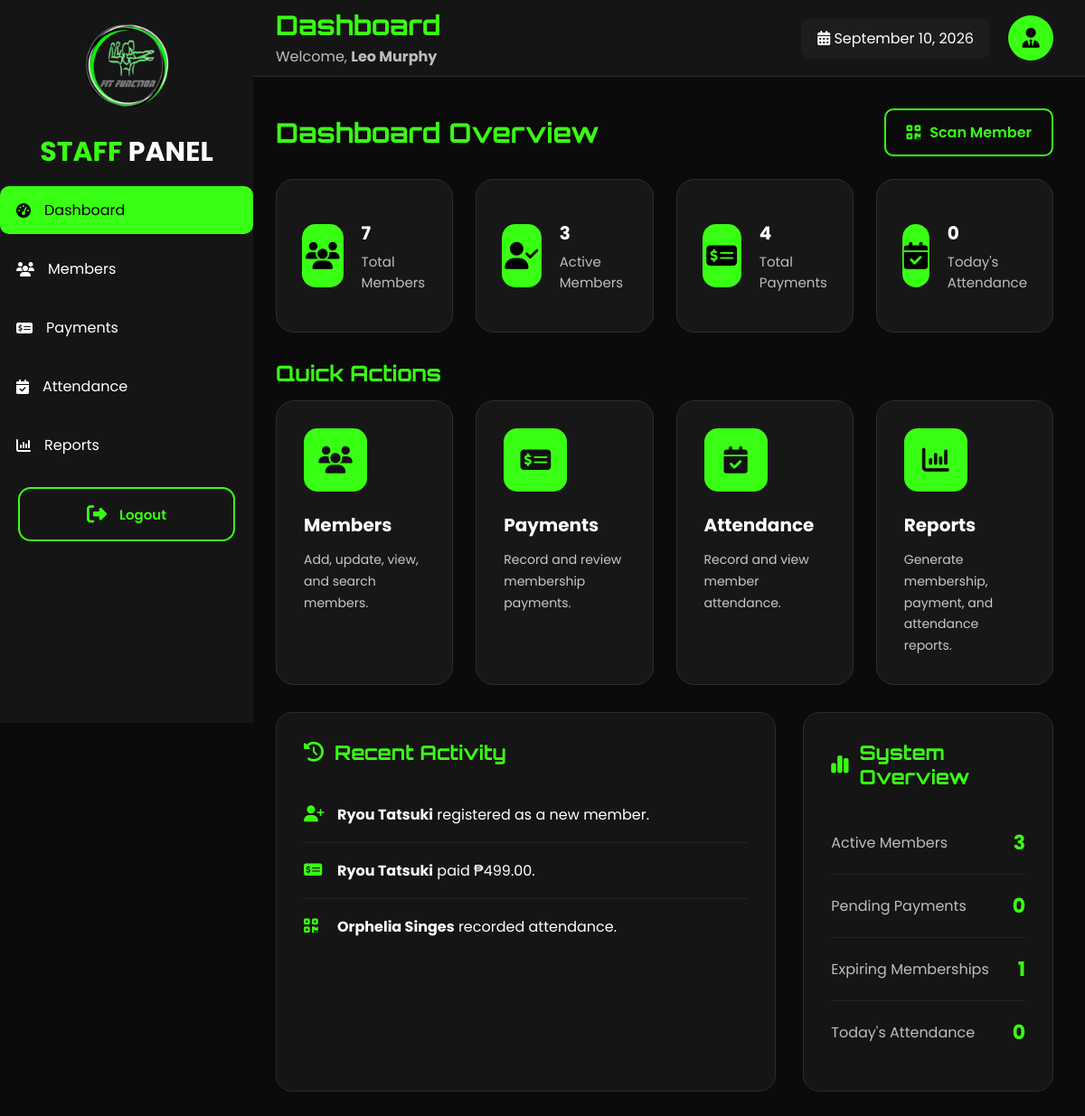
/staff_dashboard.php (signed in), run on the app's committed database.
### tables this page shows
CREATE TABLE `signup` (
  `id` int(100) NOT NULL,
  `first_name` varchar(100) NOT NULL,
  `middlename` varchar(100) DEFAULT NULL,
  `last_name` varchar(100) NOT NULL,
  `suffix` varchar(20) DEFAULT NULL,
  `email` varchar(150) NOT NULL,
  `contact_number` varchar(30) NOT NULL,
  `gender` enum('Male','Female','Rather not say') NOT NULL,
  `birthdate` date NOT NULL,
  `password` varchar(255) NOT NULL,
  `created_at` timestamp NOT NULL DEFAULT CURRENT_TIMESTAMP ON UPDATE CURRENT_TIMESTAMP,
  `verification_code` varchar(6) NOT NULL,
  `verification_expiry` datetime NOT NULL,
  `email_verified` tinyint(1) NOT NULL DEFAULT '0',
  `status` varchar(20) NOT NULL DEFAULT 'Pending',
  `address` varchar(255) DEFAULT NULL,
  `profile_picture` varchar(255) DEFAULT NULL
);

CREATE TABLE `payments` (
  `payment_id` int(11) NOT NULL,
  `member_id` int(11) NOT NULL,
  `plan_id` int(11) NOT NULL,
  `amount` decimal(10,2) NOT NULL,
  `payment_method` enum('Credit/Debit Card','GCash','Pay at the Counter') NOT NULL,
  `payment_status` enum('Pending','Approved','Declined') DEFAULT 'Pending',
  `transaction_reference` varchar(100) DEFAULT NULL,
  `proof_of_payment` varchar(255) DEFAULT NULL,
  `payment_date` timestamp NOT NULL DEFAULT CURRENT_TIMESTAMP
);

CREATE TABLE `attendance` (
  `attendance_id` int(11) NOT NULL,
  `member_id` int(11) NOT NULL,
  `check_in` datetime DEFAULT NULL,
  `check_out` datetime DEFAULT NULL,
  `attendance_date` date NOT NULL,
  `status` enum('Checked In','Checked Out') DEFAULT 'Checked In',
  `created_at` timestamp NOT NULL DEFAULT CURRENT_TIMESTAMP
);

### staff_dashboard.php (the view, shortened to what this page needs)
<?php
require_once("includes/staff_auth.php");
$memberQuery = mysqli_query($con,"
    SELECT COUNT(*) AS total
    FROM signup
");
$totalMembers =
mysqli_fetch_assoc($memberQuery)['total'];
$paymentQuery = mysqli_query($con,"
    SELECT COUNT(*) AS total
    FROM payments
");
$totalPayments =
mysqli_fetch_assoc($paymentQuery)['total'];
$attendanceQuery = mysqli_query($con,"
    SELECT COUNT(*) AS total
    FROM attendance
    WHERE attendance_date = CURDATE()
");
$totalAttendance =
mysqli_fetch_assoc($attendanceQuery)['total'];
$activeQuery = mysqli_query($con,"
    SELECT COUNT(*) AS total
    FROM membership
    WHERE status = 'Active'
");
$activeMembers =
mysqli_fetch_assoc($activeQuery)['total'];
$pendingPaymentQuery = mysqli_query($con,"
    SELECT COUNT(*) AS total
    FROM payments
    WHERE payment_status = 'Pending'
");
$pendingPayments =
mysqli_fetch_assoc($pendingPaymentQuery)['total'];
$expiringQuery = mysqli_query($con,"
    SELECT COUNT(*) AS total
    FROM membership
    WHERE status = 'Active'
    AND end_date BETWEEN CURDATE()
    AND DATE_ADD(CURDATE(), INTERVAL 7 DAY)
");
$expiringMemberships =
mysqli_fetch_assoc($expiringQuery)['total'];
$latestMemberQuery = mysqli_query($con,"
    SELECT
        first_name,
        last_name,
        created_at
    FROM signup
    ORDER BY created_at DESC
    LIMIT 1
");
$latestMember =
mysqli_fetch_assoc($latestMemberQuery);
$latestPaymentQuery = mysqli_query($con,"
    SELECT
        payments.amount,
        payments.payment_date,
        signup.first_name,
        signup.last_name
    FROM payments
    INNER JOIN signup
        ON payments.member_id = signup.id
    ORDER BY payments.payment_date DESC
    LIMIT 1
");
$latestPayment =
mysqli_fetch_assoc($latestPaymentQuery);
$latestAttendanceQuery = mysqli_query($con,"
    SELECT
        attendance.check_in,
        signup.first_name,
        signup.last_name
    FROM attendance
    INNER JOIN signup
        ON attendance.member_id = signup.id
    ORDER BY attendance.check_in DESC
    LIMIT 1
");
$latestAttendance =
mysqli_fetch_assoc($latestAttendanceQuery);
?>
<!DOCTYPE html>
<html lang="en">
<head>
<link
    rel="stylesheet"
    href="https://cdnjs.cloudflare.com/ajax/libs/font-awesome/6.7.2/css/all.min.css"
/>
<link rel="stylesheet" href="assets/css/admin.css">
</head>
<body>
<div class="wrapper">
<?php include("includes/staff_sidebar.php"); ?>
<div class="main">
    <?php include("includes/staff_header.php"); ?>
<div class="dashboard-content">
    <div class="dashboard-overview-header">
        <h2 class="dashboard-title">
            Dashboard Overview
        </h2>
        <a href="scan_member.php" class="scan-member-btn">
            <i class="fa-solid fa-qrcode"></i>
            Scan Member
        </a>
    </div>
    <div class="stats-grid">
            <a
                href="members_staff.php"
                class="stat-card"
            >
                <div class="stat-icon">
                    <i class="fa-solid fa-users"></i>
                </div>
                <div class="stat-info">
                    <h3>
                        <?php echo $totalMembers; ?>
                    </h3>
                    <p>
                        Total Members
                    </p>
                </div>
            </a>
            <a
                href="members_staff.php"
                class="stat-card"
            >
                <div class="stat-icon">
                    <i class="fa-solid fa-user-check"></i>
                </div>
                <div class="stat-info">
                    <h3>
                        <?php echo $activeMembers; ?>
                    </h3>
                    <p>
                        Active Members
                    </p>
                </div>
            </a>
            <a
                href="payments_staff.php"
                class="stat-card"
            >
                <div class="stat-icon">
                    <i class="fa-solid fa-money-check-dollar"></i>
                </div>
                <div class="stat-info">
                    <h3>
                        <?php echo $totalPayments; ?>
                    </h3>
                    <p>
                        Total Payments
                    </p>
                </div>
            </a>
            <a
                href="attendance_staff.php"
                class="stat-card"
            >
                <div class="stat-icon">
                    <i class="fa-solid fa-calendar-check"></i>
                </div>
                <div class="stat-info">
                    <h3>
                        <?php echo $totalAttendance; ?>
                    </h3>
                    <p>
                        Today's Attendance
                    </p>
                </div>
            </a>
        </div>
        <div class="dashboard-section">
            <h2>
                Quick Actions
            </h2>
            <div class="quick-grid">
                <a
                    href="members_staff.php"
                    class="quick-card"
                >
                    <i class="fa-solid fa-users"></i>
                    <h3>
                        Members
                    </h3>
                    <p>
                        Add, update, view, and search members.
                    </p>
                </a>
                <a
                    href="payments_staff.php"
                    class="quick-card"
                >
                    <i class="fa-solid fa-money-check-dollar"></i>
                    <h3>
                        Payments
                    </h3>
                    <p>
                        Record and review membership payments.
                    </p>
                </a>
                <a
                    href="attendance_staff.php"
                    class="quick-card"
                >
                    <i class="fa-solid fa-calendar-check"></i>
                    <h3>
                        Attendance
                    </h3>
                    <p>
                        Record and view member attendance.
                    </p>
                </a>
                <a
                    href="reports_staff.php"
                    class="quick-card"
                >
                    <i class="fa-solid fa-chart-column"></i>
                    <h3>
                        Reports
                    </h3>
                    <p>
                        Generate membership, payment, and attendance reports.
                    </p>
                </a>
            </div>
        </div>
        <div class="overview-grid">
            <div class="overview-card">
                <h2>
                    <i class="fa-solid fa-clock-rotate-left"></i>
                    Recent Activity
                </h2>
                <div class="activity-list">
                    <div class="activity-item">
                        <i class="fa-solid fa-user-plus"></i>
                        <span>
                        <?php
                        if($latestMember){
                            echo "<strong>"
                            .htmlspecialchars(
                                $latestMember['first_name']
                                ." ".
                                $latestMember['last_name']
                            )
                            ."</strong> registered as a new member.";
                        }
                        else{
                            echo "No member registration yet.";
                        }
                        ?>
                        </span>
                    </div>
                    <div class="activity-item">
                        <i class="fa-solid fa-money-check-dollar"></i>
                        <span>
                        <?php
                        if($latestPayment){
                            echo "<strong>"
                            .htmlspecialchars(
                                $latestPayment['first_name']
                                ." ".
                                $latestPayment['last_name']
                            )
                            ."</strong> paid ₱"
                            .number_format(
                                $latestPayment['amount'],
                                2
                            )
                            .".";
                        }
                        else{
                            echo "No payment records.";
                        }
                        ?>
                        </span>
                    </div>
                    <div class="activity-item">
                        <i class="fa-solid fa-qrcode"></i>
                        <span>
                        <?php
                        if($latestAttendance){
                            echo "<strong>"
                            .htmlspecialchars(
                                $latestAttendance['first_name']
                                ." ".
                                $latestAttendance['last_name']
                            )
                            ."</strong> recorded attendance.";
                        }
                        else{
                            echo "No attendance today.";
                        }
                        ?>
                        </span>
                    </div>
                </div>
            </div>
            <div class="overview-card">
                <h2>
                    <i class="fa-solid fa-chart-simple"></i>
                    System Overview
                </h2>
                <div class="system-row">
                    <span>
                        Active Members
                    </span>
                    <strong>
                        <?php echo $activeMembers; ?>
                    </strong>
                </div>
                <div class="system-row">
                    <span>
                        Pending Payments
                    </span>
                    <strong>
                        <?php echo $pendingPayments; ?>
                    </strong>
                </div>
                <div class="system-row">
                    <span>
                        Expiring Memberships
                    </span>
                    <strong>
                        <?php echo $expiringMemberships; ?>
                    </strong>
                </div>
                <div class="system-row">
                    <span>
                        Today's Attendance
                    </span>
                    <strong>
                        <?php echo $totalAttendance; ?>
                    </strong>
                </div>
            </div>
        </div>
    </div>
</div>
</div>
</body>
</html>

### data on the page
signup: first_name+last_name "Ryou Tatsuki"
payments: member.last_name "Ryou Tatsuki", amount "499.00"
attendance: member.last_name "Orphelia Singes"

### other printed values
$staffName "Leo Murphy"
$totalMembers "7"
$activeMembers "3"
$totalPayments "4"
$totalAttendance "0"
$pendingPayments "0"
$expiringMemberships "1"
